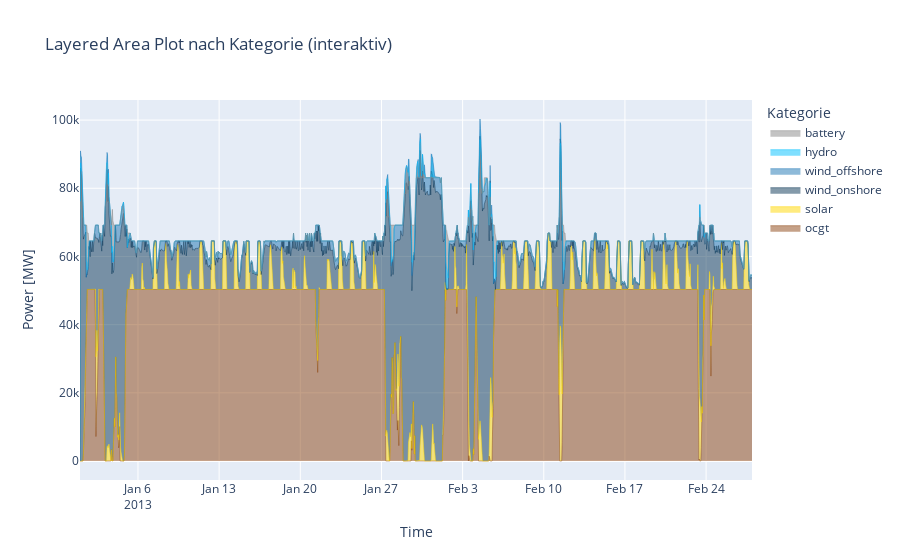

Write notebook code for a chart like this one.
### Markdown cell above
# 2. YEARLY Dispatch

# 2.1. Chronological stacked area plot

### Code cell
query = f"SELECT * FROM unit_dispatch where simulation = '{scenario}_{study_case}'"
dispatch_df = pd.read_sql(query, db)
dispatch_df = dispatch_df.drop_duplicates(subset=["time", "unit"], keep="first")

dispatch_df = dispatch_df.sort_values("time")

# Plot daily merit order curves (one line per day) with cumulative power on the x-axis

dispatch_df["time"] = pd.to_datetime(dispatch_df["time"])
dispatch_df["date"] = dispatch_df["time"].dt.date

# Füge eine Spalte mit der Oberkategorie hinzu
dispatch_df["category"] = dispatch_df["unit"].map(unit_mapping)

# Summiere die Leistung pro Kategorie und Zeit
category_power = (
    dispatch_df.groupby(["time", "category"])["power"].sum().unstack(fill_value=0)
)

# Definiere ein Farbschema passend zu den Kategorien
category_colors = {
    "wind_onshore": "#0b3757",  # Dunkelblau
    "wind_offshore": "#1f77b4",  # Blau
    "solar": "#ffd700",  # Gelb
    "battery": "#888888",  # Grau
    "hydro": "#00bfff",  # Hellblau
    "ocgt": "#8B4513",  # Braun
    # Füge weitere Kategorien und Farben nach Bedarf hinzu
}

# Entferne demand
category_power_no_demand = category_power.drop(columns="demand", errors="ignore")

# Stelle sicher, dass die Farben zur Reihenfolge der Spalten passen
colors = [
    category_colors.get(cat, "#cccccc") for cat in category_power_no_demand.columns
]


# Reihenfolge von unten nach oben (die letzte Kategorie liegt ganz oben)
layer_order = ["ocgt", "solar", "wind_onshore", "wind_offshore", "hydro", "battery"]
bottom = np.zeros(len(category_power_no_demand))


fig = go.Figure()

bottom = np.zeros(len(category_power_no_demand))
for cat in layer_order:
    if cat in category_power_no_demand.columns:
        fig.add_trace(
            go.Scatter(
                x=category_power_no_demand.index,
                y=bottom + category_power_no_demand[cat],
                mode="lines",
                line=dict(width=0.5, color=category_colors.get(cat, "#cccccc")),
                fill="tonexty",
                name=cat,
            )
        )
        bottom += category_power_no_demand[cat].values

fig.update_layout(
    title="Layered Area Plot nach Kategorie (interaktiv)",
    xaxis_title="Time",
    yaxis_title="Power [MW]",
    legend_title="Kategorie",
    hovermode="x unified",
)
fig.show()

### Figure 1 — Plotly figure (JSON) as saved in the notebook; plotly's stock layout.template omitted (floating-point values rounded to 4 significant figures; data arrays with more than 128 entries replaced by an {"elided": "..."} marker saying what was removed)
{"data": [{"fill": "tonexty", "line": {"color": "#8B4513", "width": 0.5}, "mode": "lines", "name": "ocgt", "type": "scatter", "x": {"elided": "1392 str values"}, "y": {"elided": "1392 float values"}}, {"fill": "tonexty", "line": {"color": "#ffd700", "width": 0.5}, "mode": "lines", "name": "solar", "type": "scatter", "x": {"elided": "1392 str values"}, "y": {"elided": "1392 float values"}}, {"fill": "tonexty", "line": {"color": "#0b3757", "width": 0.5}, "mode": "lines", "name": "wind_onshore", "type": "scatter", "x": {"elided": "1392 str values"}, "y": {"elided": "1392 float values"}}, {"fill": "tonexty", "line": {"color": "#1f77b4", "width": 0.5}, "mode": "lines", "name": "wind_offshore", "type": "scatter", "x": {"elided": "1392 str values"}, "y": {"elided": "1392 float values"}}, {"fill": "tonexty", "line": {"color": "#00bfff", "width": 0.5}, "mode": "lines", "name": "hydro", "type": "scatter", "x": {"elided": "1392 str values"}, "y": {"elided": "1392 float values"}}, {"fill": "tonexty", "line": {"color": "#888888", "width": 0.5}, "mode": "lines", "name": "battery", "type": "scatter", "x": {"elided": "1392 str values"}, "y": {"elided": "1392 float values"}}], "layout": {"hovermode": "x unified", "legend": {"title": {"text": "Kategorie"}}, "title": {"text": "Layered Area Plot nach Kategorie (interaktiv)"}, "xaxis": {"title": {"text": "Time"}}, "yaxis": {"title": {"text": "Power [MW]"}}}}
